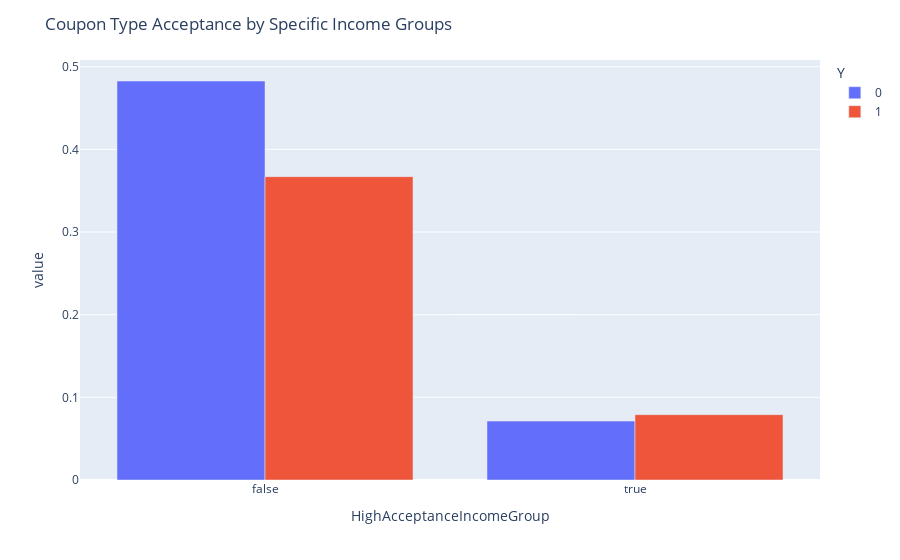

Source (notebook cell):
### Markdown cell above
The above plot shows the income groups with the largest acceptance rate of the Resturant(20-50) coupon.

### Code cell
def groupIncome(income):
    return income in ['$25000 - $37499']

df_res_20_50['HighAcceptanceIncomeGroup'] = df_res_20_50[['income']].apply(lambda x: groupIncome(*x), axis=1)

ct = pd.crosstab(df_res_20_50['HighAcceptanceIncomeGroup'], df_res_20_50['Y'], normalize=True)
ct['sum'] = ct[0] + ct[1]
ct['Acceptance Rate'] = ct[1] / ct['sum']
print(ct)
fig = px.bar(ct[[0,1]], barmode='group')
fig.update_layout(title='Coupon Type Acceptance by Specific Income Groups')
fig.show()

### Figure 1 — Plotly figure (JSON) as saved in the notebook; plotly's stock layout.template omitted (floating-point values rounded to 4 significant figures)
{"data": [{"alignmentgroup": "True", "hovertemplate": "Y=0<br>HighAcceptanceIncomeGroup=%{x}<br>value=%{y}<extra></extra>", "legendgroup": "0", "marker": {"color": "#636efa", "pattern": {"shape": ""}}, "name": "0", "offsetgroup": "0", "orientation": "v", "showlegend": true, "textposition": "auto", "type": "bar", "x": [false, true], "xaxis": "x", "y": [0.4827, 0.07128], "yaxis": "y"}, {"alignmentgroup": "True", "hovertemplate": "Y=1<br>HighAcceptanceIncomeGroup=%{x}<br>value=%{y}<extra></extra>", "legendgroup": "1", "marker": {"color": "#EF553B", "pattern": {"shape": ""}}, "name": "1", "offsetgroup": "1", "orientation": "v", "showlegend": true, "textposition": "auto", "type": "bar", "x": [false, true], "xaxis": "x", "y": [0.367, 0.07904], "yaxis": "y"}], "layout": {"barmode": "group", "legend": {"title": {"text": "Y"}, "tracegroupgap": 0}, "margin": {"t": 60}, "title": {"text": "Coupon Type Acceptance by Specific Income Groups"}, "xaxis": {"anchor": "y", "domain": [0, 1], "title": {"text": "HighAcceptanceIncomeGroup"}}, "yaxis": {"anchor": "x", "domain": [0, 1], "title": {"text": "value"}}}}
